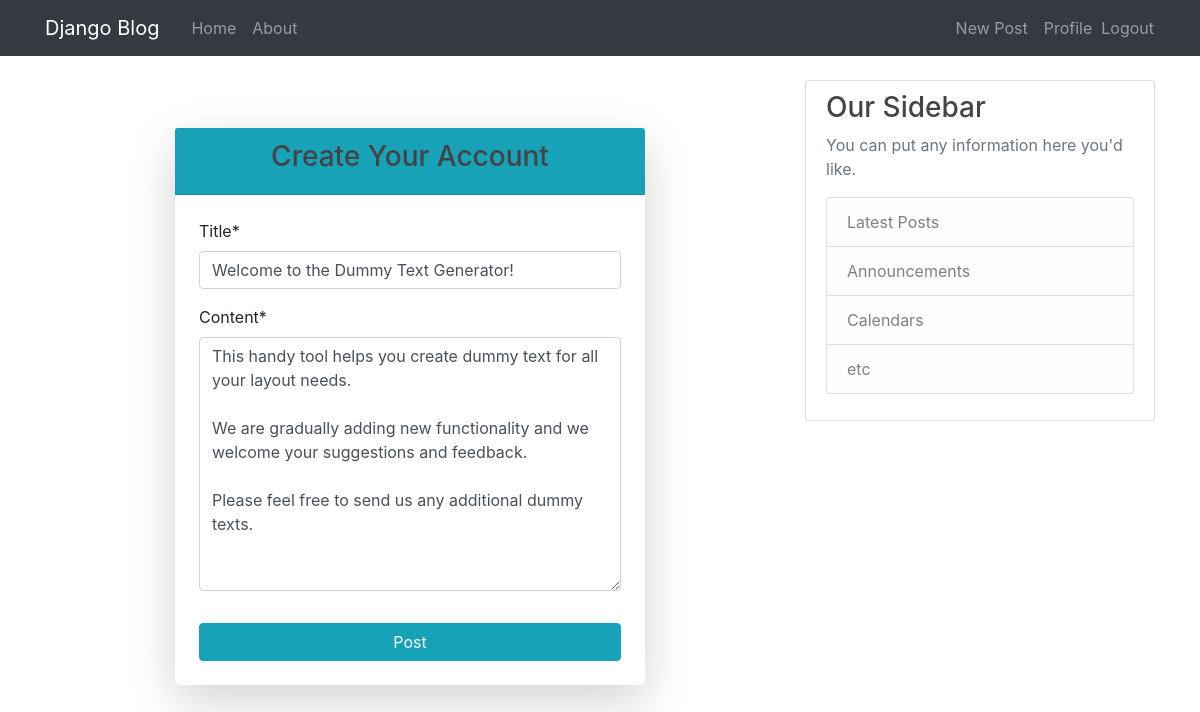
Screenshot of /post/17/update (signed in) with the database file from the repository.
### posts/models.py (models this page shows, shortened)
class Post(models.Model):
    title = models.CharField(max_length=100)
    content = models.TextField()
    date_posted = models.DateTimeField(default=timezone.now)
    author = models.ForeignKey(User, on_delete=models.CASCADE)

### posts/views.py (the view, shortened to what this page needs)
# urls.py: path('post/<int:pk>/update', PostUpdateView.as_view(), name='post-Update'),
class PostUpdateView(LoginRequiredMixin, UserPassesTestMixin, UpdateView):
    model = Post
    fields = ['title', 'content']
    def test_func(self):
       post = self.get_object()
       if self.request.user == post.author:
           return True
       return False

### posts/templates/posts/post_form.html (shortened to what this page needs)
{% extends "posts/base.html" %}
{% load crispy_forms_tags %}
{% block content %}
<div class="container mt-5" style="max-width: 500px;">
  <div class="card shadow-lg border-0 rounded-lg">
    <div class="card-header bg-info text-white text-center">
      <h3>Create Your Account</h3>
    </div>
    <div class="card-body p-4">
      <form method="POST" enctype="multipart/form-data">
        {{ form|crispy }}
        <button type="submit" class="btn btn-info w-100 mt-3">Post</button>
      </form>
    </div>
  </div>
</div>
{% endblock content %}

### posts/static/posts/main.css (style rules this page uses)
body { background: #fafafa; color: #333333; margin-top: 5rem; }
h1, h2, h3, h4, h5, h6 { color: #444444; }

### rows the page displays
Post: title "Welcome to the Dummy Text Generator!", content "This handy tool helps you create dummy text for all your layout needs. We are gradually adding new functionality and we welcome your suggestions and feedback. Please feel free to send us any additional dummy texts."
